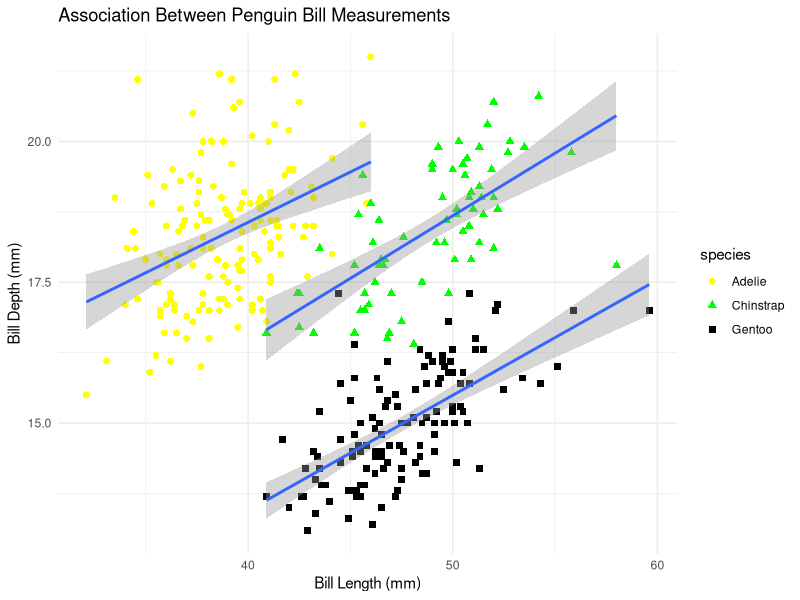
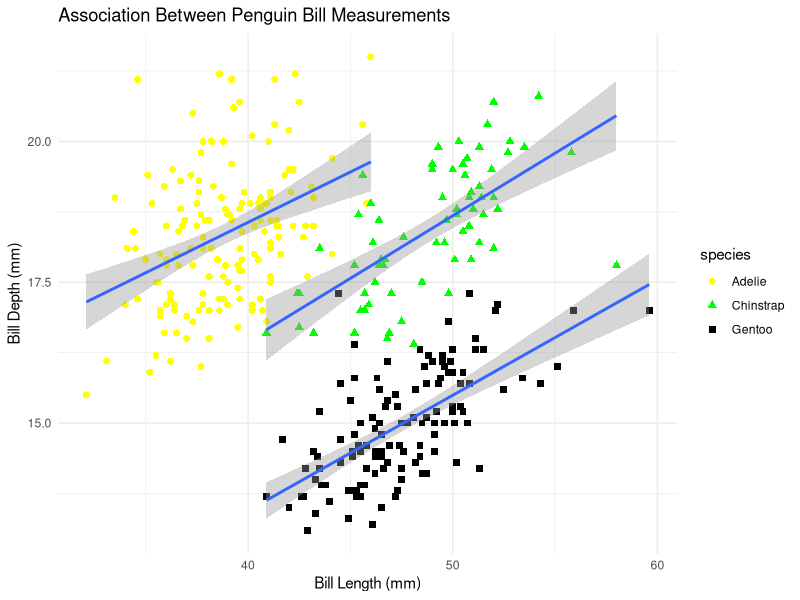

These figures' R source, in order:
# Need ggplot2
library(ggplot2)
library(palmerpenguins)
library(ggthemes)

penguin_gg <- ggplot(data = penguins, aes(x = bill_length_mm, y = bill_depth_mm)) +
  geom_point(aes(color = species, shape = species), size = 2) +
  labs(x = "Bill Length (mm)", y = "Bill Depth (mm)",
       title = "Association Between Penguin Bill Measurements") +
  geom_smooth(aes(group = species), method = "lm") +
  theme_minimal() + 
  scale_color_manual(values = c("yellow", "green", "black"))
penguin_gg


ggsave("penguin_plot.jpg", penguin_gg, dpi = 600, units = "in", width = 4, 
       height = 7)
